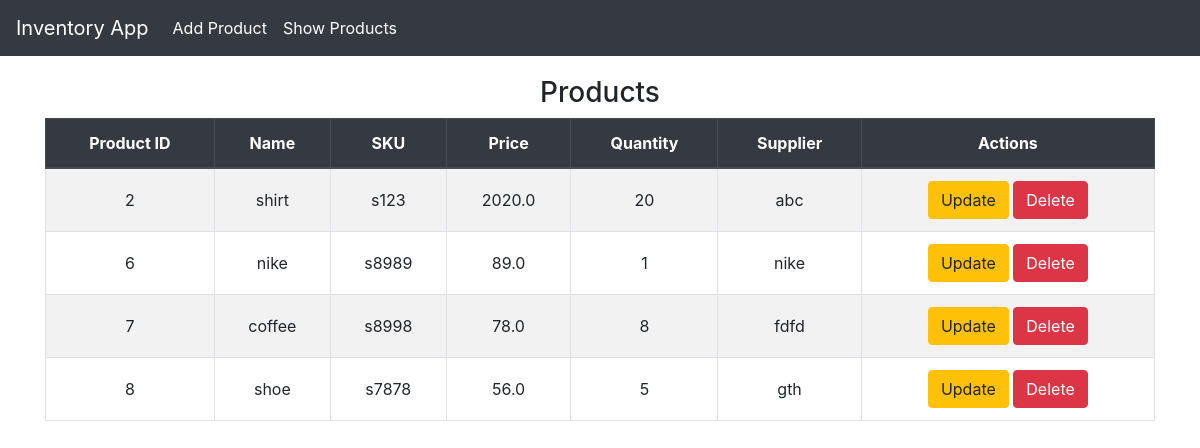
Page /list/ on the committed database.
### invApp/models.py (models this page shows, shortened)
class Product(models.Model):
    product_id = models.AutoField(primary_key=True)
    name = models.CharField(max_length=100)
    sku = models.CharField(max_length=50, unique=True)
    price = models.FloatField()
    quantity = models.IntegerField()
    supplier = models.CharField(max_length=100)

### invApp/views.py (the view)
# urls.py: path('list/', views.product_list_view, name='product_list'),
def product_list_view(request):
    products = Product.objects.all()
    return render(request, 'invApp/product_list.html', {'products': products})

### invApp/templates/invApp/product_list.html (shortened to what this page needs)
{% extends 'invApp/layout.html' %}
{% block content %}
    <h3 class="text-center">Products</h3>
    <table class="table text-center table-bordered table-striped">
        <thead class="thead-dark">
            <tr>
                <th>Product ID</th>
                <th>Name</th>
                <th>SKU</th>
                <th>Price</th>
                <th>Quantity</th>
                <th>Supplier</th>
                <th>Actions</th>
            </tr>
        </thead>
        <tbody>
            {% for product in products %}
                <tr>
                    <td>{{ product.product_id }}</td>
                    <td>{{ product.name }}</td>
                    <td>{{ product.sku}}</td>
                    <td>{{ product.price }}</td>
                    <td>{{ product.quantity}}</td>
                    <td>{{ product.supplier}}</td>
                    <td>
                        <a class="btn btn-warning" href="{% url 'product_update' product.product_id %}">Update</a>
                        <a class="btn btn-danger" href="{% url 'product_delete' product.product_id %}">Delete</a>
                    </td>
                </tr>
            {% endfor %}
        </tbody>
    </table>
{% endblock %}

### invApp/templates/invApp/layout.html (shortened to what this page needs)
<!DOCTYPE html>
<html lang="en">
<head>
    <link href="https://cdn.jsdelivr.net/npm/bootstrap@4.5.2/dist/css/bootstrap.min.css" rel="stylesheet">
</head>
<body>
    <nav class="navbar navbar-expand-lg navbar-dark fixed-top">
        <a class="navbar-brand" href="{% url 'home' %}">Inventory App</a>
        <div class="collapse navbar-collapse" id="navbarNav">
            <ul class="navbar-nav">
                <li class="nav-item">
                    <a class="nav-link" href="{% url 'product_create' %}">Add Product</a>
                </li>
                <li class="nav-item">
                    <a class="nav-link" href="{% url 'product_list' %}">Show Products</a>
                </li>
            </ul>
        </div>
    </nav>
    <div class="container">
        {% block content %}{% endblock  %}
    </div>
</body>
</html>

### invApp/templates/invApp/layout.html (style rules this page uses)
body { padding-top: 56px; }
.navbar { background-color: #343a40; }
.navbar-brand, .nav-link { color: #fff !important; }
.container { margin-top: 20px; }
.table th, .table td { vertical-align: middle; }

### rows in the picture
Product: product_id "2", name "shirt", sku "s123", price "2020.0", quantity "20", supplier "abc"
Product: product_id "6", name "nike", sku "s8989", price "89.0", quantity "1", supplier "nike"
Product: product_id "7", name "coffee", sku "s8998", price "78.0", quantity "8", supplier "fdfd"
Product: product_id "8", name "shoe", sku "s7878", price "56.0", quantity "5", supplier "gth"
